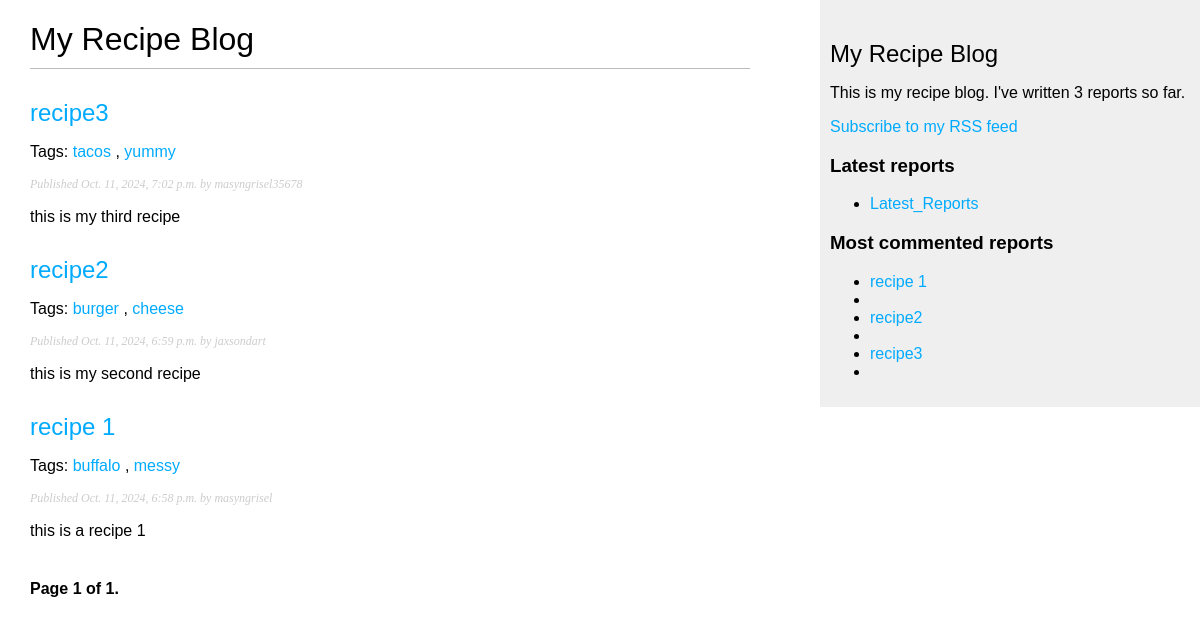
Screenshot of /recipe/ with the database file from the repository.
### recipe/models.py (models this page shows, shortened)
class Report(models.Model):
    class Status(models.TextChoices):
        DRAFT = 'DF', 'Draft'
        PUBLISHED = 'PB', 'Published'
    CATEGORY_CHOICES = [
        ('BRK', 'Breakfast'),
        ('LCH', 'Lunch'),
        ('DIN', 'Dinner'),
        ('DES', 'Dessert'),
        ('APP', 'Appetizer'),
    ]
    title = models.CharField(max_length=250)
    slug = models.SlugField(max_length=250, unique_for_date='publish')
    author = models.ForeignKey(
        settings.AUTH_USER_MODEL, on_delete=models.CASCADE, related_name="recipe_reports"
    )
    body = models.TextField()
    image = models.ImageField(upload_to='reports/', null=True, blank=True)
    category = models.CharField(max_length=3, choices=CATEGORY_CHOICES, default="DIN")
    publish = models.DateTimeField(default=timezone.now)
    created = models.DateTimeField(auto_now_add=True)
    updated = models.DateTimeField(auto_now=True)
    status = models.CharField(max_length=2, choices=Status, default=Status.DRAFT)
    objects = models.Manager()
    published = PublishedManager()
    class Meta:
        ordering = ['-publish']
        indexes = [models.Index(fields=['-publish']),]
    def get_absolute_url(self):
        return reverse('recipe:report_detail',args=[
            self.publish.year,
            self.publish.month,
            self.publish.day,
            self.slug])
    tags = TaggableManager()

### recipe/views.py (the view)
# urls.py: path('', views.report_list, name="report_list"),
def report_list(request, tag_slug=None):
    report_list = Report.published.all()
    tag = None
    if tag_slug:
        tag = get_object_or_404(Tag, slug=tag_slug)
        report_list = report_list.filter(tags__in=[tag])
    paginator = Paginator(report_list, 3)
    page_number = request.GET.get('page', 1)
    try:
        reports = paginator.page(page_number)
    except PageNotAnInteger:
        reports = paginator.page(1)
    except EmptyPage:
        reports = paginator.page(paginator.num_pages)
    return render(request, "recipe/report/list.html", {"reports": reports, 'tag':tag})

### recipe/models.py (called while the page is built)
    def get_queryset(self):
        return super().get_queryset().filter(status=Report.Status.PUBLISHED)

### recipe/templatetags/recipe_tags.py (called while the page is built)
@register.filter(name='markdown')
def markdown_format(text):
    return mark_safe(markdown.markdown(text))

@register.simple_tag
def get_most_commented_reports(count=5):
    return Report.published.annotate(
        total_comments=Count('comments')
    ).order_by('-total_comments')[:count]

@register.simple_tag
def total_reports():
    return Report.published.count()

@register.inclusion_tag('recipe/report/latest_reports.html')
def show_latest_reports(count=5):
    latest_posts = Report.published.order_by('-publish')[:count]
    return {'latest_reports': show_latest_reports}

### recipe/Templates/recipe/report/list.html (shortened to what this page needs)
{% extends "recipe/base.html" %}
{% load recipe_tags %}
{% block content %}
    <h1>My Recipe Blog</h1>
    {% for report in reports %}
    <h2>
        <a href="{{ report.get_absolute_url }}">
            {{ report.title }}
        </a>
    </h2>
    <p class = "tags">Tags: {% for tag in report.tags.all %}
        <a href="{% url "recipe:report_list_by_tag" tag.slug %}">
            {{ tag.name }}
        </a>{% if not forloop.last %}, {% endif %}
    {% endfor %}
    </p>
    <p class="date">
        Published {{ report.publish }} by {{ report.author }}
    </p>
    {{ report.body|markdown|truncatewords_html:30}}
    {% endfor %}
    {% include "pagination.html" with page=reports %}
{% endblock content %}

### recipe/Templates/recipe/base.html (shortened to what this page needs)
{% load recipe_tags %}
{% load static %}
<!DOCTYPE html>
<html>
<head>
    <link href = "{% static "css/blog.css" %}" rel = "stylesheet">
</head>
<body>
    <div id="content">
        {% block content %}
        {% endblock %}
    </div>
    <div id="sidebar">
        <h2>My Recipe Blog</h2>
        <p>This is my recipe blog.
            I've written {% total_reports %} reports so far.
        </p>
        <p>
            <a href="{% url "recipe:report_feed" %}">
                Subscribe to my RSS feed
            </a>
        <h3>Latest reports</h3>
        {% show_latest_reports 3 %}
        <h3>Most commented reports</h3>
        {% get_most_commented_reports as most_commented_reports %}
        <ul>
            {% for report in most_commented_reports %}
                <li>
                    <a href="{{ report.get_absolute_url }}">{{ report.title }}</a>
                <li>
            {% endfor %}
        </ul>
    </div>
</body>
</html>

### blog/static/css/blog.css (style rules this page uses)
body { margin:0; padding:0; font-family:helvetica, sans-serif; }
a { color:#00abff; text-decoration:none; }
h1 { font-weight:normal; border-bottom:1px solid #bbb; padding:0 0 10px 0; }
h2 { font-weight:normal; margin:30px 0 0; }
#content { float:left; width:60%; padding:0 0 0 30px; }
#sidebar { float:right; width:30%; padding:10px; background:#efefef; height:100%; }
p.date { color:#ccc; font-family: georgia, serif; font-size: 12px; font-style: italic; }

### rows the page displays
Report: title "recipe3", publish "Oct. 11, 2024, 7:02 p.m.", author "masyngrisel35678", body "this is my third recipe"
Tag: name "tacos"
Tag: name "yummy"
Report: title "recipe2", publish "Oct. 11, 2024, 6:59 p.m.", author "jaxsondart", body "this is my second recipe"
Tag: name "burger"
Tag: name "cheese"
Report: title "recipe 1", publish "Oct. 11, 2024, 6:58 p.m.", author "masyngrisel", body "this is a recipe 1"
Tag: name "buffalo"
Tag: name "messy"

### other values shown
{{ page.number }} "1"
{{ page.paginator.num_pages }} "1"
{{ report.title }} "Latest_Reports"
